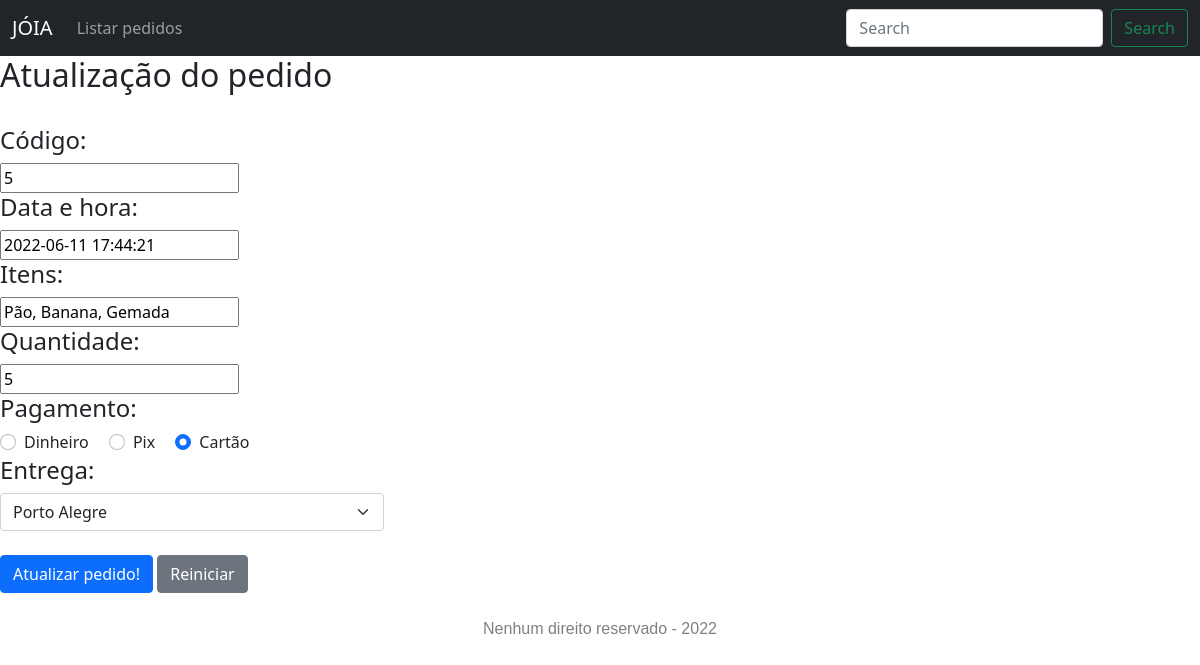
The page /public/atualiza.php?cod=5 on the database its author committed.
### tables this page shows
CREATE TABLE `pedidos` (
  `cod` int(11) NOT NULL,
  `data_hora` datetime DEFAULT NULL,
  `itens` text DEFAULT NULL,
  `quant` int(11) DEFAULT NULL,
  `pag` varchar(20) DEFAULT NULL,
  `local` varchar(20) DEFAULT NULL
);

### src/model/Database.php (called while the page is built, shortened)
<?php
class Database {
   private $connection;
   private function connect()
   {
       $this->connection = new PDO(
           'mysql:'.
           'host='.MYSQL_SERVER.';'.
           'dbname='.MYSQL_DATABASE.';'.
           'charset='.MYSQL_CHARSET,
           MYSQL_USER,
           MYSQL_PASS,
           array(PDO::ATTR_PERSISTENT => true)
       );
       $this->connection->setAttribute(PDO::ATTR_ERRMODE, PDO::ERRMODE_WARNING);
   }
   private function disconnect()
   {
       $this->connection = null;
   }
   public function select($sql, $parameters = null)
   {
        $result = null;
        try {
            if(!empty($parameters)){
                $myExecute = $this->connection->prepare($sql);
                $myExecute->execute($parameters);
                $result = $myExecute->fetchAll(PDO::FETCH_CLASS);
            } else {
                $myExecute = $this->connection->prepare($sql);
                $myExecute->execute();
                $result = $myExecute->fetchAll(PDO::FETCH_CLASS);
            }
        } catch (PDOException $error) {
            var_dump($error);
            return false;
        }
        return $result;
   }
}

### public/atualiza.php (the view, shortened to what this page needs)
<?php
require_once "../src/views/header_nav.php";
require_once "../src/model/Database.php";
if( isset($_GET['cod']) ) {
    $cod = $_GET['cod'];
} else {
    header('location: ../public/lista.php');
}
$db = new Database();
$resultDb = $db->select(
    "SELECT * FROM pedidos WHERE cod = $cod;"
);
?>
<form method="post" action="../banco/atualiza_pedido.php" >
    <h2>Atualização do pedido</h2>
    <br>
    <h4>Código:</h4>
    <input type="text" name="cod" value="<?= $resultDb[0]->cod ?>" readonly/>
    <h4>Data e hora:</h4>
    <input type="text" name="data_hora" value="<?= $resultDb[0]->data_hora ?>" readonly/>
    <h4>Itens:</h4>
    <input type="text" name="itens" value="<?= $resultDb[0]->itens ?>" />
    <h4>Quantidade:</h4>
    <input type="number" name="quant" value="<?= $resultDb[0]->quant ?>" min="1" />
    <h4>Pagamento:</h4>
    <div class="form-check form-check-inline">
        <input type="radio" class="form-check-input" name="pgto" value="Dinheiro" <?= ($resultDb[0]->pag == 'Dinheiro') ? 'checked' : '' ?> /> Dinheiro
    </div>
    <div class="form-check form-check-inline">
        <input type="radio" class="form-check-input" name="pgto" value="Pix" <?= ($resultDb[0]->pag == 'Pix') ? 'checked' : '' ?> /> Pix
    </div>
    <div class="form-check form-check-inline">
        <input type="radio" class="form-check-input" name="pgto" value="Cartão" <?= ($resultDb[0]->pag == 'Cartão') ? 'checked' : '' ?> /> Cartão
    </div>
    <h4>Entrega:</h4>
    <div class="row">
        <div class="col-lg-4 col-sm-6">
            <select name="entrega" class="form-select" required>
                <option value="<?= $resultDb[0]->local ?>"> <?= $resultDb[0]->local ?> </option>
            </select>
        </div>
    </div>
    <br>
    <input type="submit" value="Atualizar pedido!" class="btn btn-primary"/>
    <input type="reset" value="Reiniciar" class="btn btn-secondary"/>
</form>
<?php require_once "../src/views/footer.php"; ?>

### rows shown on the page
pedidos: cod "5", data_hora "2022-06-11 17:44:21", itens "Pão, Banana, Gemada", quant "5", pag "☑", entrega "Porto Alegre"
